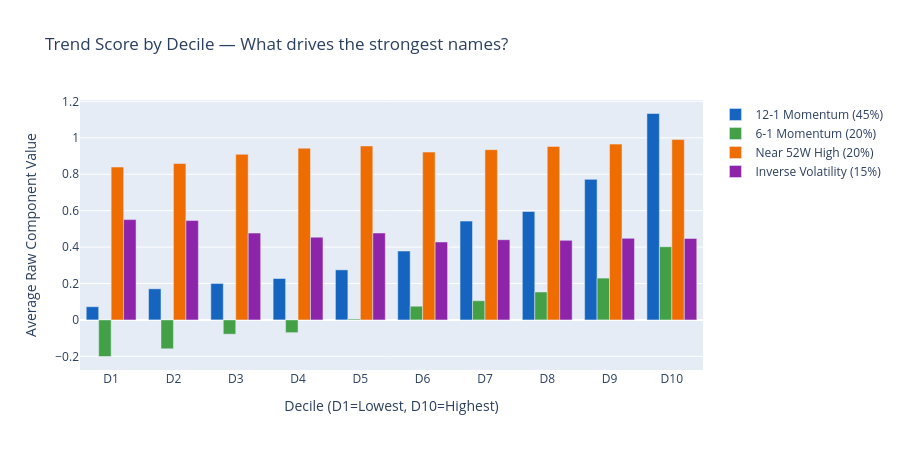

The notebook cell this image was saved under:
### Markdown cell above
## 6. Score decile breakdown — what drives the strongest names

### Code cell
scores_df['decile'] = pd.qcut(scores_df['score'], 10, labels=[f'D{i}' for i in range(1, 11)], duplicates='drop')
factor_cols = ['mom_12_1', 'mom_6_1', 'near_high', 'inv_vol']
decile_means = scores_df.groupby('decile')[factor_cols].mean()

fig = go.Figure()
factor_colors = {'mom_12_1': '#1565C0', 'mom_6_1': '#43A047', 'near_high': '#EF6C00', 'inv_vol': '#8E24AA'}
factor_labels = {'mom_12_1': '12-1 Momentum (45%)', 'mom_6_1': '6-1 Momentum (20%)', 'near_high': 'Near 52W High (20%)', 'inv_vol': 'Inverse Volatility (15%)'}

for col in factor_cols:
    fig.add_trace(go.Bar(name=factor_labels[col], x=decile_means.index.tolist(), y=decile_means[col].tolist(), marker_color=factor_colors[col]))

fig.update_layout(title='Trend Score by Decile — What drives the strongest names?', barmode='group', height=450, xaxis_title='Decile (D1=Lowest, D10=Highest)', yaxis_title='Average Raw Component Value')
fig.show()

### Figure 1 — Plotly figure (JSON) as saved in the notebook; plotly's stock layout.template omitted (floating-point values rounded to 4 significant figures)
{"data": [{"marker": {"color": "#1565C0"}, "name": "12-1 Momentum (45%)", "type": "bar", "x": ["D1", "D2", "D3", "D4", "D5", "D6", "D7", "D8", "D9", "D10"], "y": [0.07252, 0.1708, 0.2002, 0.2274, 0.2749, 0.3783, 0.5427, 0.5954, 0.7719, 1.134]}, {"marker": {"color": "#43A047"}, "name": "6-1 Momentum (20%)", "type": "bar", "x": ["D1", "D2", "D3", "D4", "D5", "D6", "D7", "D8", "D9", "D10"], "y": [-0.201, -0.1586, -0.07835, -0.07009, 0.005192, 0.07519, 0.1052, 0.1534, 0.2297, 0.402]}, {"marker": {"color": "#EF6C00"}, "name": "Near 52W High (20%)", "type": "bar", "x": ["D1", "D2", "D3", "D4", "D5", "D6", "D7", "D8", "D9", "D10"], "y": [0.8395, 0.8589, 0.9097, 0.9432, 0.9553, 0.9219, 0.935, 0.953, 0.9656, 0.9905]}, {"marker": {"color": "#8E24AA"}, "name": "Inverse Volatility (15%)", "type": "bar", "x": ["D1", "D2", "D3", "D4", "D5", "D6", "D7", "D8", "D9", "D10"], "y": [0.5509, 0.5457, 0.4771, 0.4544, 0.4773, 0.4281, 0.4404, 0.4369, 0.4481, 0.4475]}], "layout": {"barmode": "group", "height": 450, "title": {"text": "Trend Score by Decile — What drives the strongest names?"}, "xaxis": {"title": {"text": "Decile (D1=Lowest, D10=Highest)"}}, "yaxis": {"title": {"text": "Average Raw Component Value"}}}}
